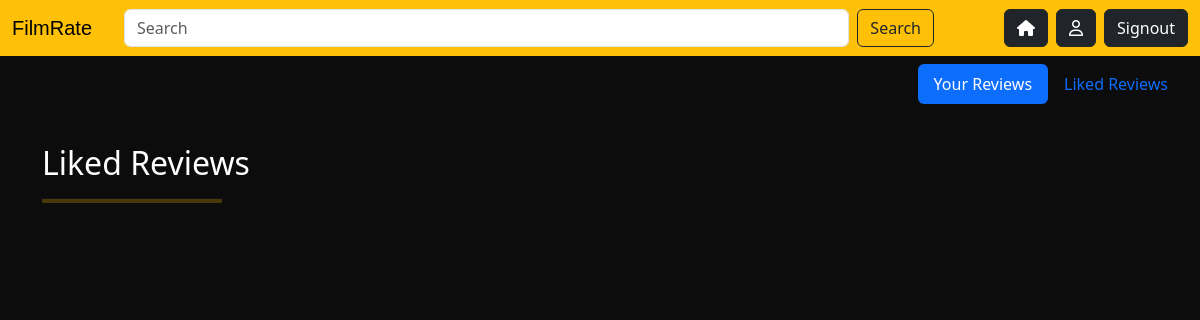
Before: /movie/user/reviews/ (signed in) with the older database file.
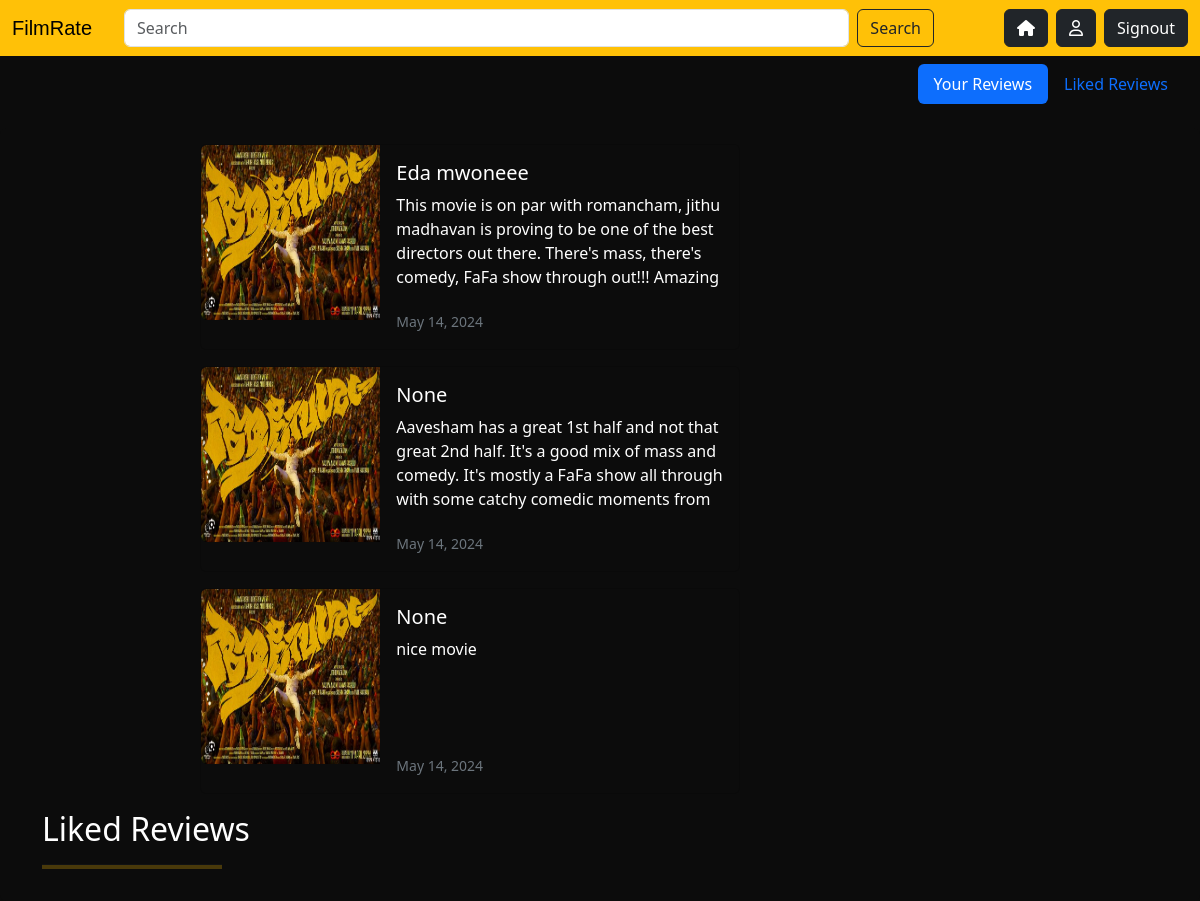
After: the same page with the newer database file.
### moviereview/models.py (models this page shows, shortened)
class Review(models.Model):
    text=models.CharField(max_length=1000)
    options=((1,1),(1.5,1.5),(2,2),(2.5,2.5),(3,3),(3.5,3.5),(4,4),(4.5,4.5),(5,5))
    rating=models.FloatField(choices=options,default=4)
    movie=models.ForeignKey(Movie,on_delete=models.CASCADE,related_name="review")
    user=models.ForeignKey(User,on_delete=models.CASCADE,related_name="user_review")
    created_date=models.DateTimeField(auto_now_add=True)
    updated_date=models.DateTimeField(auto_now=True)
    is_active=models.BooleanField(default=True)
    liked_by=models.ManyToManyField(User)
    title=models.CharField(max_length=200,null=True)

class Movie(models.Model):
    name=models.CharField(max_length=500)
    genre=models.ManyToManyField(Genre,related_name="genres")
    cast=models.CharField(max_length=500)
    storyline=models.CharField(max_length=500)
    image=models.ImageField(upload_to="images",default="default.jpg")
    director=models.CharField(max_length=300)
    writer=models.CharField(max_length=500)
    language=models.CharField(max_length=200,default="malayalam")
    runtime=models.CharField(max_length=200,default="2 hr")
    certification=models.CharField(max_length=200,default="U/A")
    year=models.PositiveIntegerField(default=2024)
    created_date=models.DateTimeField(auto_now_add=True)
    updated_date=models.DateTimeField(auto_now=True)
    is_active=models.BooleanField(default=True)
    is_trending=models.BooleanField(default=False)
    trailer=models.CharField(max_length=500,null=True)
    banner=models.ImageField(upload_to="banners",default="default.jpg")

### moviereview/views.py (the view)
# urls.py: path("movie/user/reviews/",views.UserReviewsView.as_view(),name="user-review"),
class UserReviewsView(View):
    def get(self,request,*args,**kwargs):
        qs=self.request.user.user_review.all().order_by('-created_date')
        return render(request,'userreviews.html',{"review":qs})

### moviereview/templates/userreviews.html (shortened to what this page needs)
{%extends 'base.html'%}
{%block body_block%}
<nav id="navbar-example2" class="navbar bg-body-dark px-3 mb-3">
    <ul class="nav nav-pills">
      <li class="nav-item">
        <a class="nav-link" href="#yourreview">Your Reviews</a>
      </li>
      <li class="nav-item">
        <a class="nav-link" href="#likedreviews">Liked Reviews</a>
      </li>
    </ul>
  </nav>
<div data-bs-spy="scroll" data-bs-target="#navbar-example2" data-bs-root-margin="0px 0px -40%" data-bs-smooth-scroll="true" class="scrollspy-example  p-3 rounded-2 black-bg" tabindex="0">
<div class="container " id="yourreview">
    <div class="ms-auto me-auto" style="width: 100vh;">
        {%for r in review%}
        <div class="card mb-3 black-bg text-white" style="max-width: 540px;">
            <div class="row g-0">
            <div class="col-md-4">
                <a href="{%url 'movie-detail' r.movie.id%}"><img src="{{r.movie.image.url}}" class="img-fluid rounded-start" alt="..." style="width: 200px; height: 175px;"></a>
            </div>
            <div class="col-md-8 ">
                <div class="card-body">
                <h5 class="card-title">{{r.title}}</h5>
                <p class="card-text overflow-y-scroll" style="height: 100px;">{{r.text}}</p>
                <p class="card-text"><small class="text-secondary">{{r.created_date|date}}</small></p>
                </div>
            </div>
            </div>
        </div>
        {%endfor%}
    </div>
</div>
<div class="container" id="likedreviews">
    <div class="mb-2">
        <h2 class="text-white">
          Liked Reviews
        </h2>
        <hr class="bg-warning" style="width: 180px; height: 5px;">
      </div>
</div>
</div>
{%endblock%}

Changed rows visible on the page:
added Review: movie.image (picture), title "Eda mwoneee", text "This movie is on par with romancham, jithu madhavan is proving to be one of the best directors out there. There's mass, there's comedy, FaFa show through out!!! Amazing…", created_date "May 14, 2024"
added Review: movie.image (picture), title "None", text "Aavesham has a great 1st half and not that great 2nd half. It's a good mix of mass and comedy. It's mostly a FaFa show all through with some catchy comedic moments from…", created_date "May 14, 2024"
added Review: movie.image (picture), title "None", text "nice movie", created_date "May 14, 2024"
